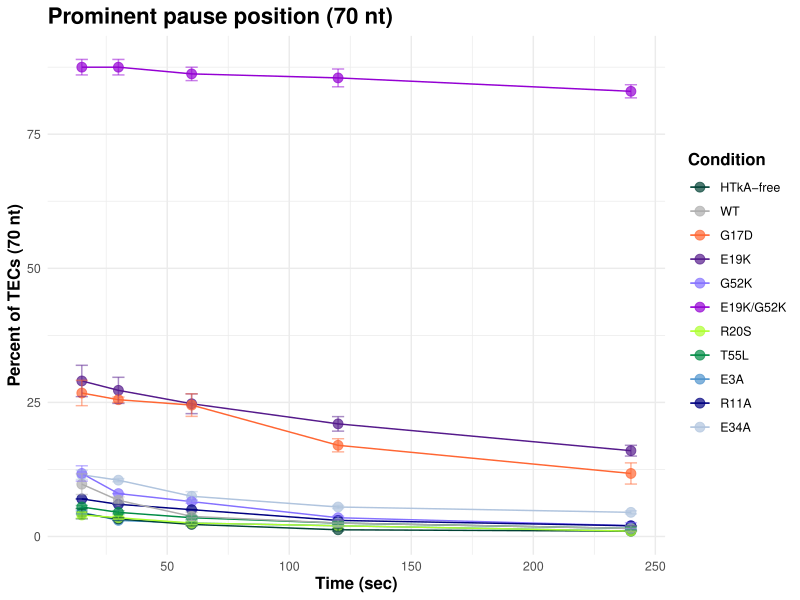

Recreate this plot in R.
library(tidyverse)

ppp <- read_csv("excel/all_reps_ppp.csv")

ppp_ss <- ppp %>% 
  group_by(Time, Type) %>% 
  summarise(mean_per = mean(Percent),
            sd_per = sd(Percent),
            n_per = n(),
            se_per = (sd_per/sqrt(n_per)),
            UL = (mean_per + se_per),
            LL = (mean_per - se_per))

ppp_ss %>% ggplot(aes(x = Time, 
                      y = mean_per,
                      color = Type)) +
  geom_line() +
  geom_point(size = 3, alpha = 0.7)+
  geom_errorbar(aes(ymin = LL, ymax = UL), width = 5, alpha = 0.5) +
  labs(x = "Time (sec)", y = "Percent of TECs (70 nt)") +
  ggtitle("Prominent pause position (70 nt)") +
  scale_colour_manual(breaks = c("Naked", "WT","G17D", "E19K","G52K", "E19K/G52K", 
                                 "R20S","T55L","E3A", "R11A","E34A"), 
                      values = c("#004134", "grey68", "#FF6633", 
                                 "purple4", "lightslateblue", "darkviolet", 
                                 "greenyellow", "springgreen4", "steelblue3", 
                                 "navy", "lightsteelblue"),
                      name = "Condition",
                      labels = c("HTkA-free","WT","G17D", "E19K","G52K", "E19K/G52K", 
                                 "R20S","T55L","E3A", "R11A","E34A")) +
  theme_minimal() +
  theme(plot.title = element_text(family = '', face = 'bold', size = 16),
                        axis.title = element_text(family = '', 
                                                  face = 'bold',
                                                  size = 12),
                        legend.title = element_text(family = '', face = 'bold', 
                                                    size = 12))

ppp_TFS <- read_csv("TFS/all_TFS_ppp.csv")

ppp_TFS_ss <- ppp_TFS %>% 
  group_by(time, type) %>% 
  summarise(mean_per = mean(percent),
            sd_per = sd(percent),
            n_per = n(),
            se_per = (sd_per/sqrt(n_per)),
            UL = (mean_per + se_per),
            LL = (mean_per - se_per))

ppp_TFS_ss %>% ggplot(aes(x = time, 
                      y = mean_per,
                      color = type)) +
  geom_line() +
  geom_point(size = 3, alpha = 0.7, shape = 6, stroke = 1.5) +
  geom_errorbar(aes(ymin = LL, ymax = UL), width = 5, alpha = 0.5) +
  labs(x = "Time (sec)", y = "Percent of TECs (70 nt)") +
  ggtitle("Prominent pause position +TFS (70 nt)") +
  scale_colour_manual(breaks = c("naked", "WT","G17D", "E19K","G52K", "E19K/G52K", 
                                 "R20S","T55L","E3A", "R11A","E34A"), 
                      values = c("#004134", "grey68", "#FF6633", 
                                 "purple4", "lightslateblue", "darkviolet", 
                                 "greenyellow", "springgreen4", "steelblue3", 
                                 "navy", "lightsteelblue"),
                      name = "Condition",
                      labels = c("HTkA-free","WT","G17D", "E19K","G52K", "E19K/G52K", 
                                 "R20S","T55L","E3A", "R11A","E34A")) +
  theme_minimal() +
  theme(plot.title = element_text(family = '', face = 'bold', size = 16),
        axis.title = element_text(family = '', face = 'bold', size = 12),
        legend.title = element_text(family = '', face = 'bold', 
                                    size = 12))
